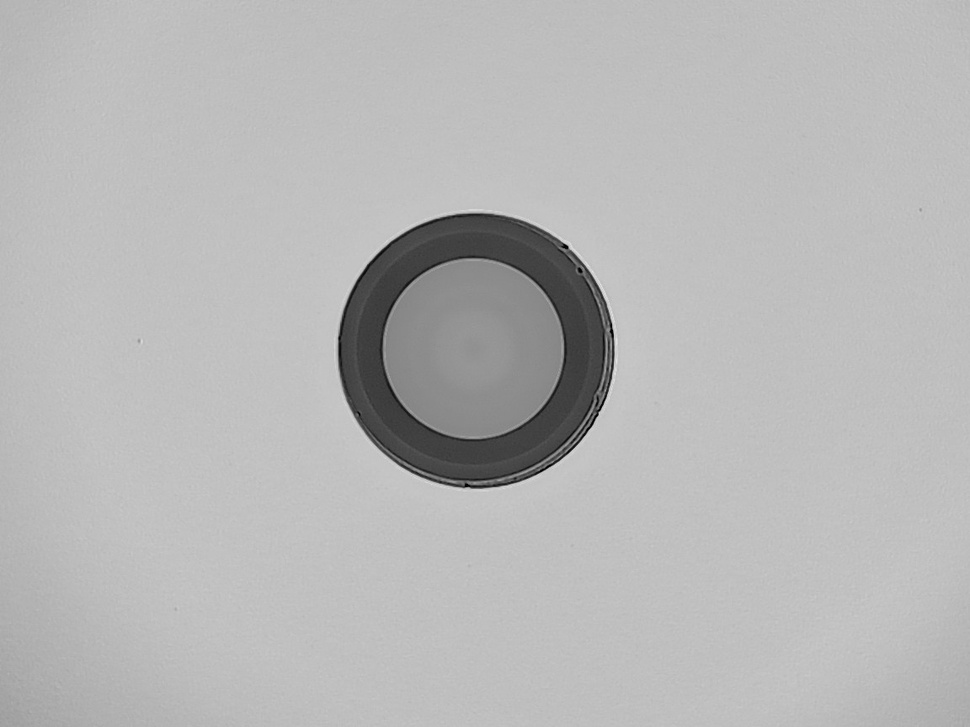
#> input picture current-process/old_version/image_batch/ima18.jpg, 970 x 727 px, shrunk from 1152 x 864 before the run
$ python rotate_90.py ../../../../current-process/old_version/image_batch/ima18.jpg
#> lines starting #> are read from the running program, lines starting #| are printed output that depends on the picture
#!/usr/bin/env python3
"""
Rotate Image 90 Degrees
Category: transformations
"""
import cv2
import numpy as np


def process_image(image: np.ndarray) -> np.ndarray:
    """
    Rotate Image 90 Degrees

    Args:
        image: Input image (grayscale or color)

    Returns:
        Processed image
    """
    result = image.copy()

    result = cv2.rotate(result, cv2.ROTATE_90_CLOCKWISE)

    return result

if __name__ == "__main__":
    import sys
    if len(sys.argv) > 1:
        img = cv2.imread(sys.argv[1], cv2.IMREAD_UNCHANGED)
#> img is the input picture: shape (727, 970, 3); min 0, max 229, mean 182.7
        if img is not None:
            result = process_image(img)
#> in process_image, `result = cv2.rotate(result, cv2.ROTATE_90_CLOCKWISE)`:
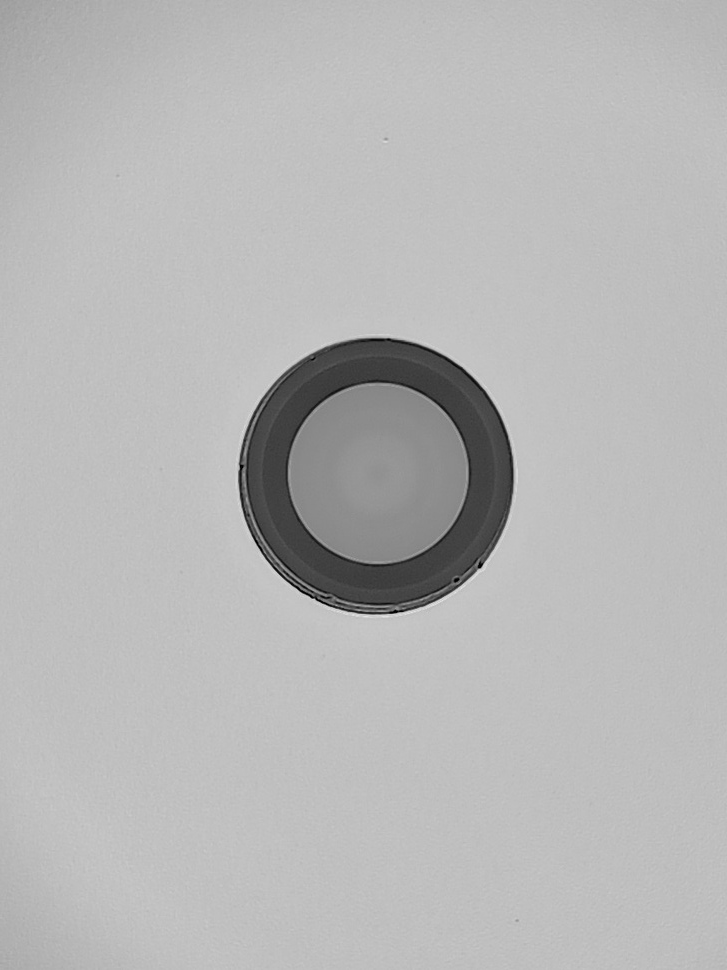
#> result: shape (970, 727, 3); min 0, max 229, mean 182.7
            cv2.imwrite(f"rotate_90_output.png", result)
            print(f"Saved to rotate_90_output.png")
        else:
            print("Failed to load image")
    else:
        print(f"Usage: python rotate_90.py <image_path>")

$ run again, on current-process/old_version/image_batch/img35.jpg
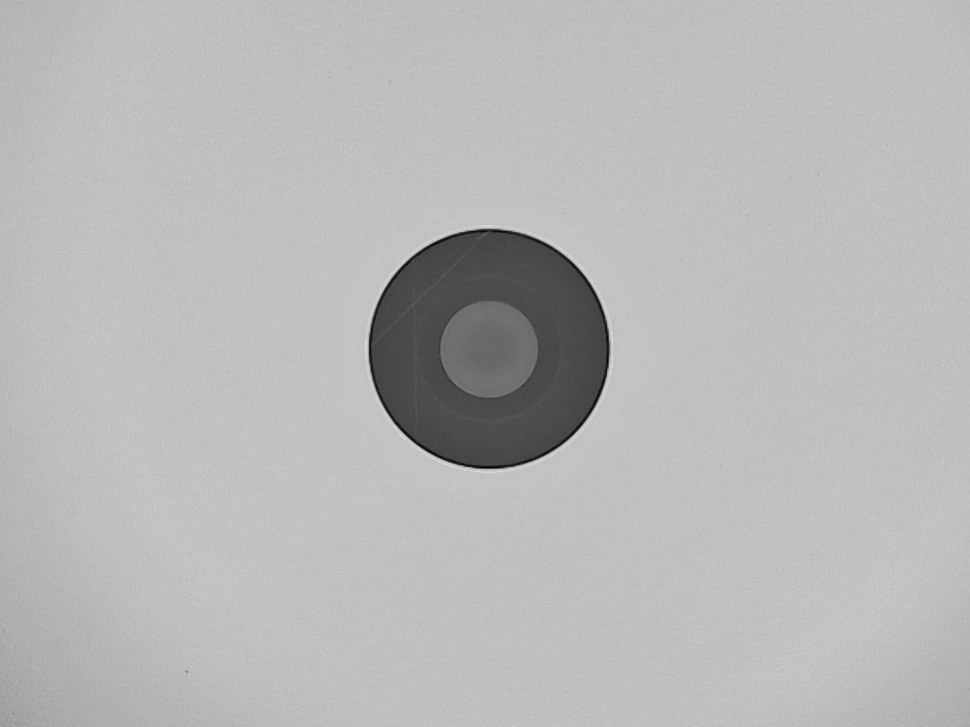
#> input picture current-process/old_version/image_batch/img35.jpg, 970 x 727 px, shrunk from 1152 x 864 before the run
#> img is the input picture: shape (727, 970, 3); min 2, max 223, mean 183.8
#> in process_image, `result = cv2.rotate(result, cv2.ROTATE_90_CLOCKWISE)`:
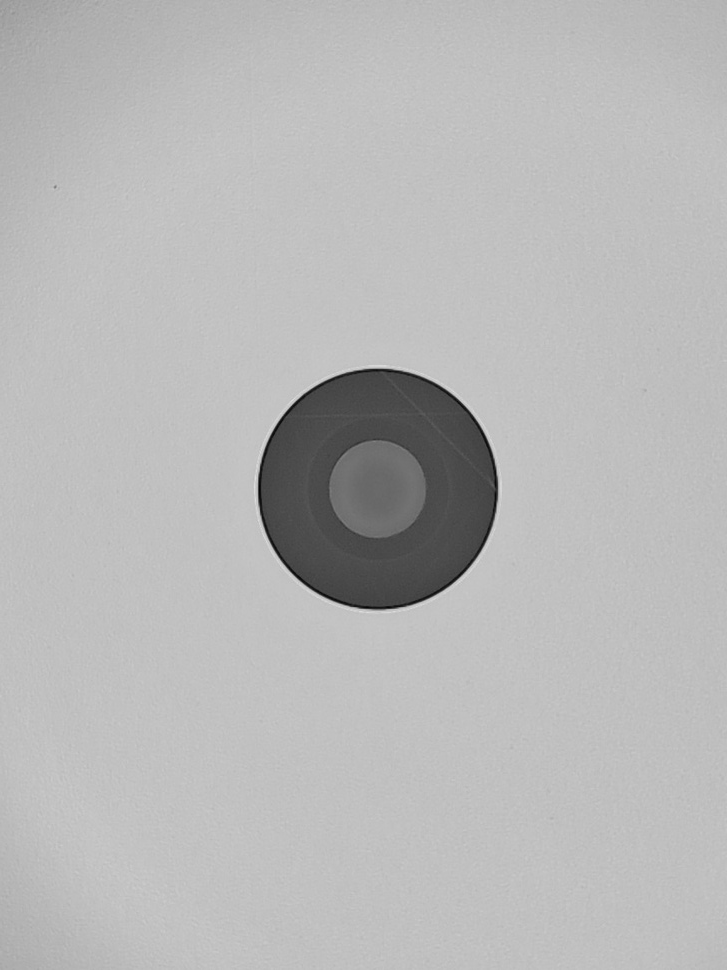
#> result: shape (970, 727, 3); min 2, max 223, mean 183.8

$ run again, on current-process/old_version/image_batch/img38.jpg
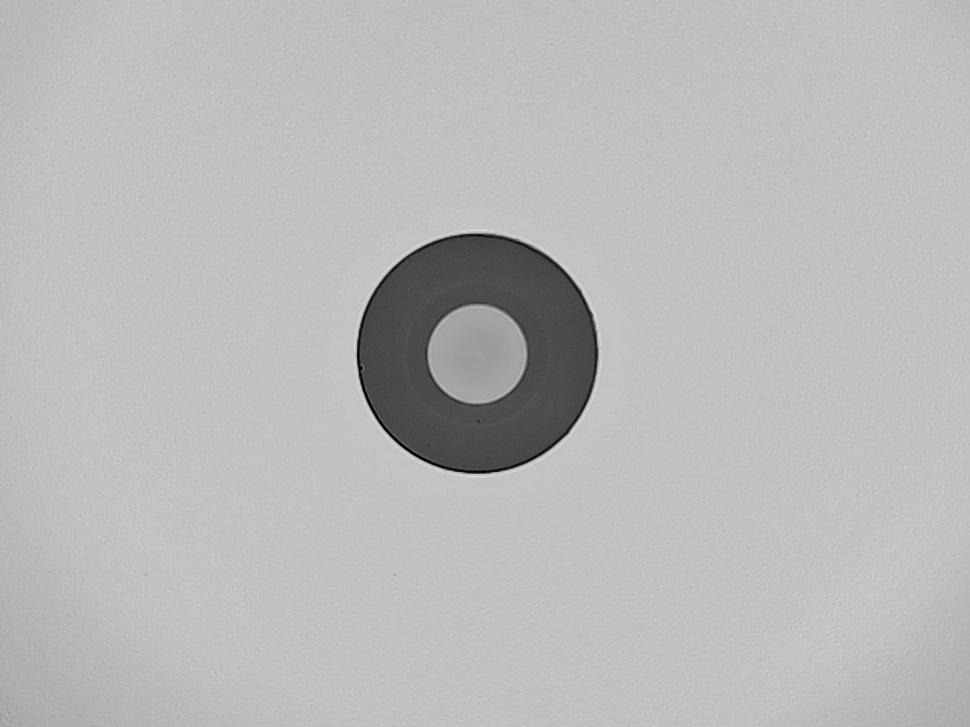
#> input picture current-process/old_version/image_batch/img38.jpg, 970 x 727 px, shrunk from 1152 x 864 before the run
#> img is the input picture: shape (727, 970, 3); min 0, max 225, mean 185.2
#> in process_image, `result = cv2.rotate(result, cv2.ROTATE_90_CLOCKWISE)`:
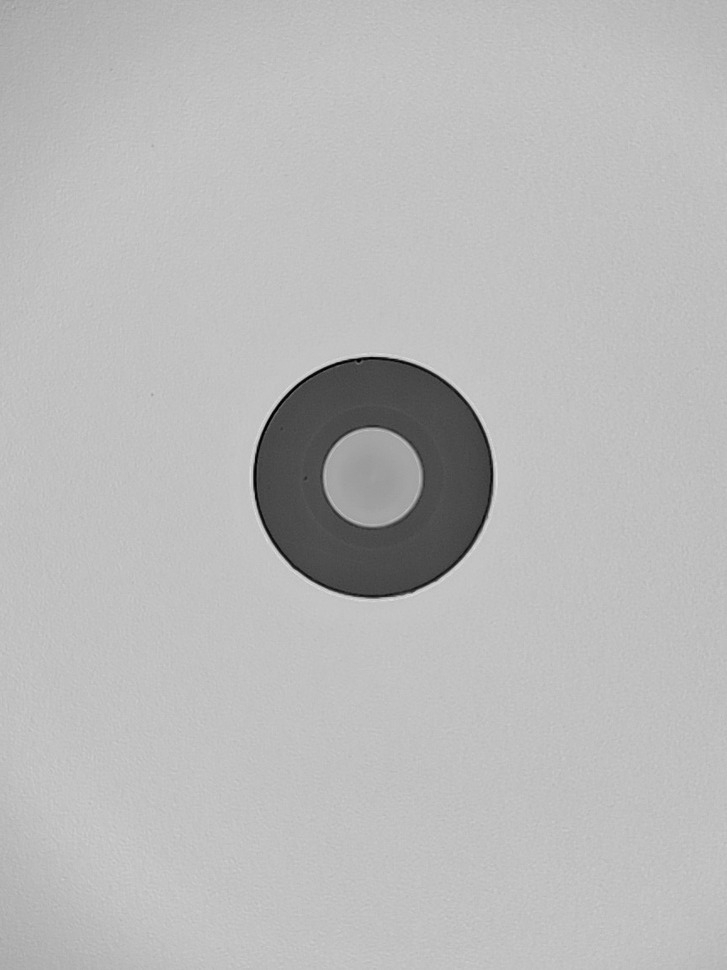
#> result: shape (970, 727, 3); min 0, max 225, mean 185.2
